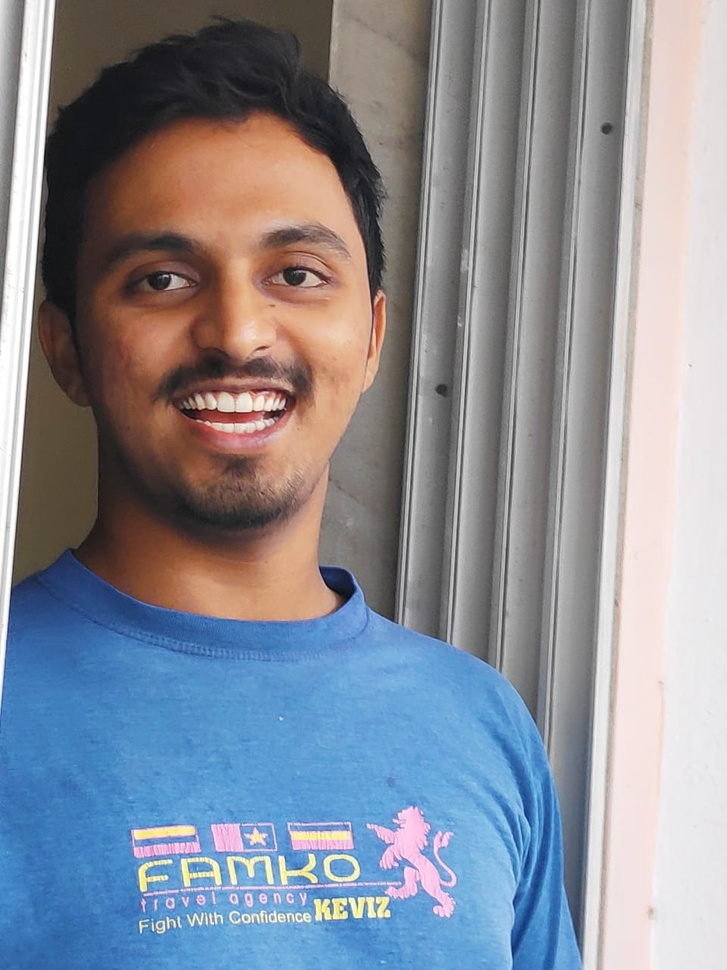
#> input picture openCV/sample.jpg, 727 x 970 px, shrunk from 960 x 1280 before the run, given in place of the camera
$ python motionditector.py
#> lines starting #> are read from the running program, lines starting #| are printed output that depends on the picture
import cv2, time, pandas
from datetime import datetime

first_frame = None
status_list = [None,None]
times = []
df = pandas.DataFrame(columns=["Start","End"]) # for time

video = cv2.VideoCapture(0)

while True:

    check, frame = video.read()
#> frame is the input picture: shape (970, 727, 3); mean B, G, R 150.7, 140.6, 136.5
    status = 0

    # gray images
    gray = cv2.cvtColor(frame, cv2.COLOR_RGB2GRAY)
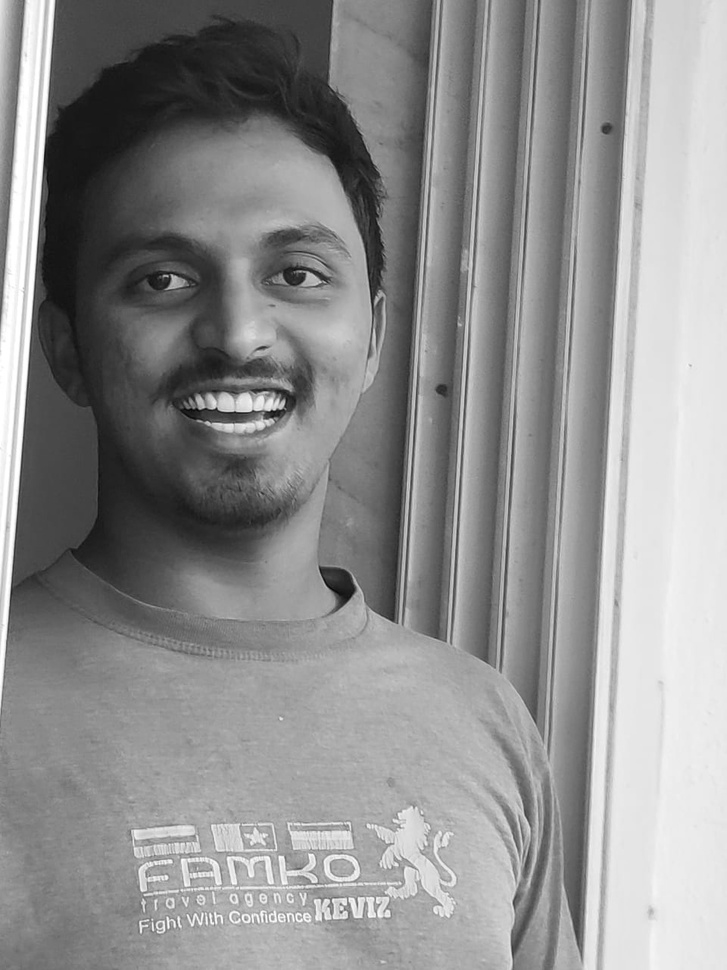
#> gray: shape (970, 727); min 3, max 255, mean 143.2
    gray = cv2.GaussianBlur(gray,(21,21),0)
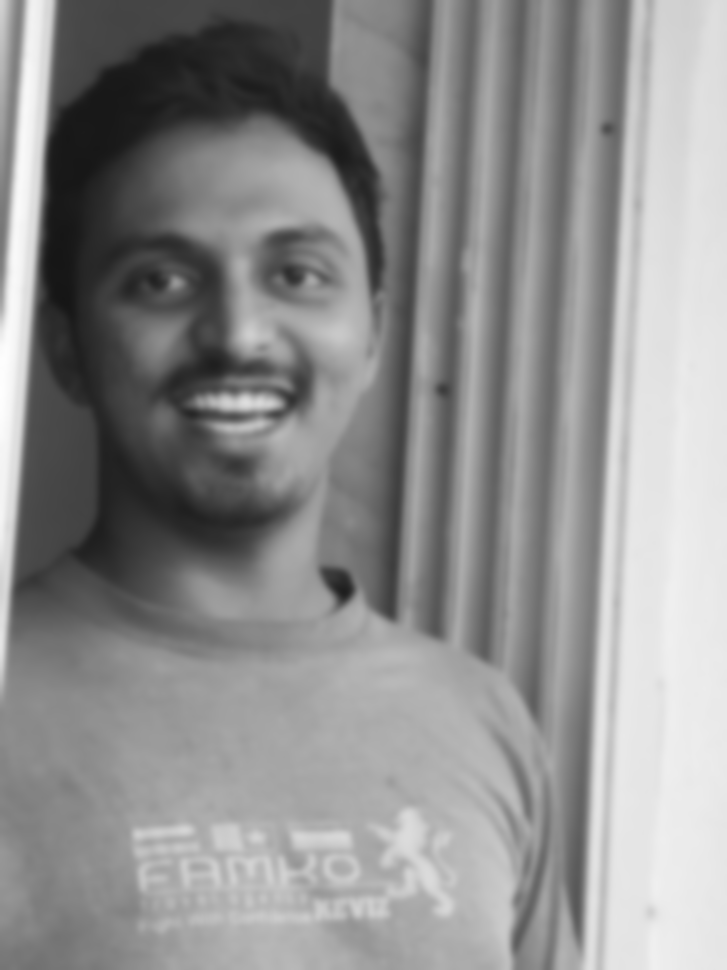
#> gray: shape (970, 727); min 21, max 254, mean 143.2

    if first_frame is None:
        first_frame = gray
        continue

    delta_frame = cv2.absdiff(first_frame, gray)

    thresh_frame = cv2.threshold(delta_frame, 30, 255, cv2.THRESH_BINARY)[1]
    thresh_frame = cv2.dilate(thresh_frame, None, iterations=2)

    cnts, hierarchy = cv2.findContours(thresh_frame.copy(), cv2.RETR_EXTERNAL, cv2.CHAIN_APPROX_SIMPLE)

    for contour in cnts:
        if cv2.contourArea(contour) < 10000:
            continue

        status = 1
        (x, y, w, h) = cv2.boundingRect(contour)
        cv2.rectangle(frame, (x,y), (x+w, y+h), (0,255,0), 3)

    status_list.append(status)

    if status_list[-1]==1 and status_list[-2]==0: #Motion Detected
        times.append(datetime.now())     # Time when the object enters

    if status_list[-1]==0 and status_list[-2]==1: #Motion Ends
        times.append(datetime.now())    # Time when the object moves out

    cv2.imshow("Capturing", gray)
    cv2.imshow("delta", delta_frame)
    cv2.imshow("threshold", thresh_frame)
    cv2.imshow("Color Frame", frame)
    key = cv2.waitKey(1)

    # Press q to quit
    if key == ord('q'):
        if status == 1:      # if object still in frame when quitting window get final time
            times.append(datetime.now())
        break

for i in range(0, len(times), 2):
    df = df.append({"Start": times[i],"End": times[i+1]}, ignore_index=True)
#> this loop made 0 passes

df.to_csv("Times.csv")

video.release()

cv2.destroyAllWindows()
